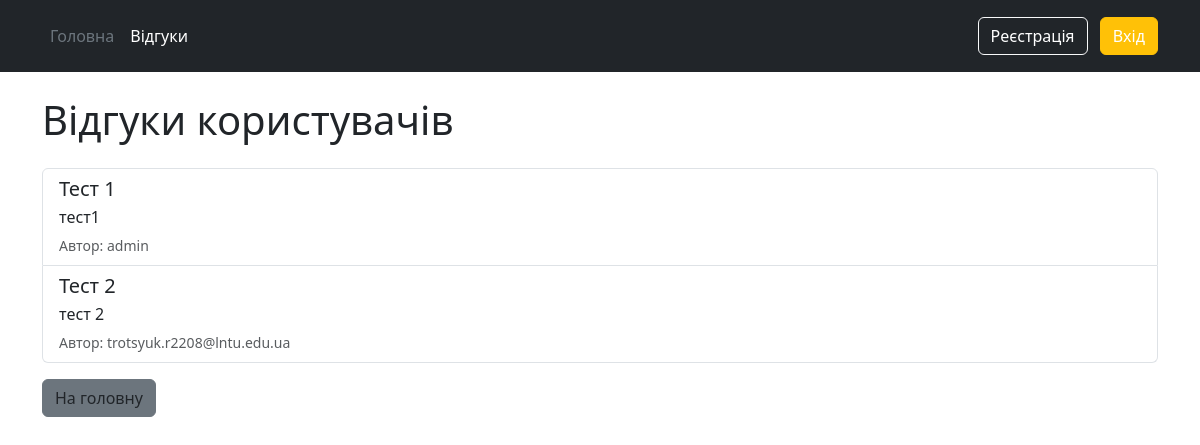
The app's page /reviews, older data.
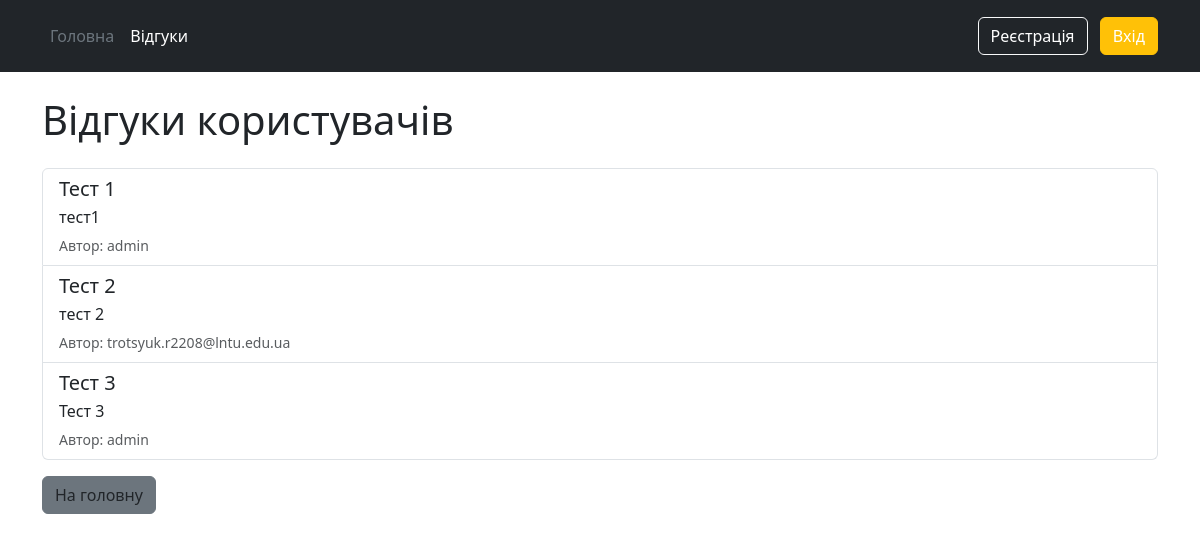
The same page, newer data.
### app.py (models this page shows)
class Review(db.Model):
    id = db.Column(db.Integer, primary_key=True)
    title = db.Column(db.String(100))
    content = db.Column(db.Text)
    user_id = db.Column(db.Integer, db.ForeignKey('user.id'), nullable=False)

class User(db.Model):
    id = db.Column(db.Integer, primary_key=True)
    username = db.Column(db.String(50), unique=True, nullable=False)
    password = db.Column(db.String(50), nullable=False)
    is_admin = db.Column(db.Boolean, default=False)
    reviews = db.relationship('Review', backref='author', lazy=True)

### app.py (the view)
@app.route("/reviews")
def reviews():
    all_reviews = (
        Review.query.join(User)
        .add_columns(
            User.username,
            Review.title,
            Review.content,
            Review.id,
            Review.user_id
        )
        .all()
    )
    return render_template(
        "reviews.html",
        reviews=all_reviews,
        is_admin=session.get("is_admin")
    )

### templates/reviews.html (shortened to what this page needs)
{% extends 'base.html' %}
{% block body %}
<div class="container mt-4">
    <h1 class="mb-4">Відгуки користувачів</h1>
    {% if reviews %}
        <ul class="list-group">
            {% for r in reviews %}
                <li class="list-group-item d-flex justify-content-between align-items-start">
                    <div>
                        <h5 class="mb-1">{{ r.title }}</h5>
                        <p class="mb-1">{{ r.content }}</p>
                        <small class="text-muted">Автор: {{ r.username }}</small>
                    </div>
                </li>
            {% endfor %}
        </ul>
    {% else %}
        <p>Ще немає відгуків.</p>
    {% endif %}
    <div class="mt-3">
        <a href="/" class="btn btn-secondary">На головну</a>
    </div>
</div>
{% endblock %}

### templates/base.html (shortened to what this page needs)
<!DOCTYPE html>
<html lang="en">
<head>
    <link rel="stylesheet" href="static/index.css">
    <link rel="stylesheet" href="https://cdn.jsdelivr.net/npm/bootstrap@5.3.3/dist/css/bootstrap.min.css">
</head>
<body>
    <header class="p-3 text-bg-dark">
        <div class="container">
            <div class="d-flex flex-wrap align-items-center justify-content-center justify-content-lg-start">
                <ul class="nav col-12 col-lg-auto me-lg-auto mb-2 justify-content-center mb-md-0">
                    <li><a href="/" class="nav-link px-2 text-secondary">Головна</a></li>
                    <li><a href="/reviews" class="nav-link px-2 text-white">Відгуки</a></li>
                </ul>
                <div class="text-end">
                {% if not session.get('user_id') %}
                    <a href="/register" class="btn btn-outline-light me-2">Реєстрація</a>
                    <a href="/login" class="btn btn-warning">Вхід</a>
                {% else %}
                    <a href="/logout" class="btn btn-danger">Вихід</a>
                {% endif %}
                </div>
            </div>
        </div>
    </header>
    {% block body %}{% endblock %}
</body>
</html>

### static/index.css (style rules this page uses)
a, a:visited, a:hover, a:active { text-decoration: none !important; color: inherit !important; }

Row changes from the older to the newer data that the page shows:
added Review: title "Тест 3", content "Тест 3", username "admin"
